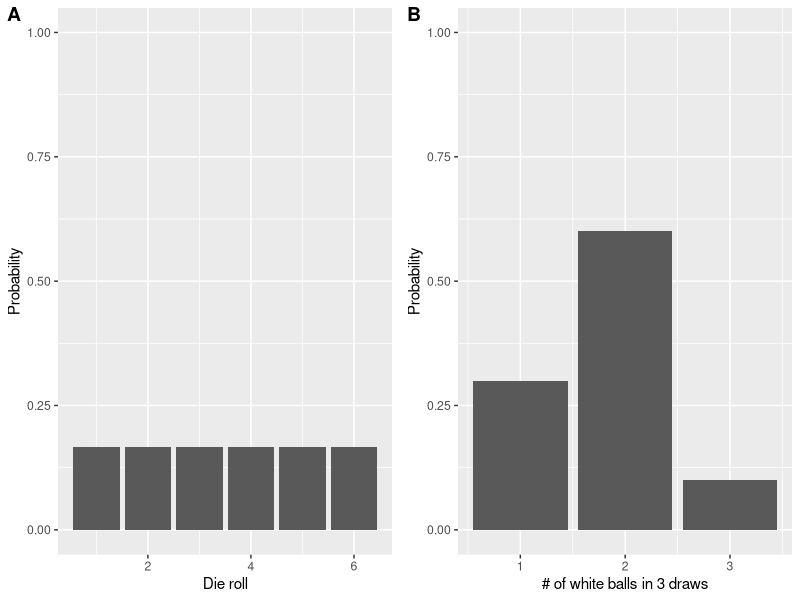

The R source for this figure: (Note: this script raises an error after producing the figure.)
## ---- chunk 1
library(tidyverse)
library(cowplot)
## ---- chunk 2
dice.outcomes <- seq(1,6)
dice.probs <- rep(1/6, 6)
dice <- data.frame(outcomes = dice.outcomes, probability = dice.probs)
dice.plot <- 
  ggplot(dice, aes(x = outcomes, y = probability)) + 
  geom_col() + ylim(0,1) + 
  labs(x = "Die roll", y = "Probability")

urn.outcomes <- seq(1,3)
urn.probs <- c(0.3, 0.6, 0.1)
urns <- data.frame(outcomes = urn.outcomes, probability = urn.probs)
urn.plot <- 
  ggplot(urns, aes(x = outcomes, y = probability)) + 
  geom_col() + ylim(0,1) + 
  labs(x = "# of white balls in 3 draws", y = "Probability")

plot_grid(dice.plot, urn.plot, labels = c("A","B"))
## ---- chunk 3
knitr::include_graphics("./figures/fig-probability-addition-rule.png")
## ---- chunk 4
knitr::include_graphics("./figures/fig-urns-probability-tree.png")
